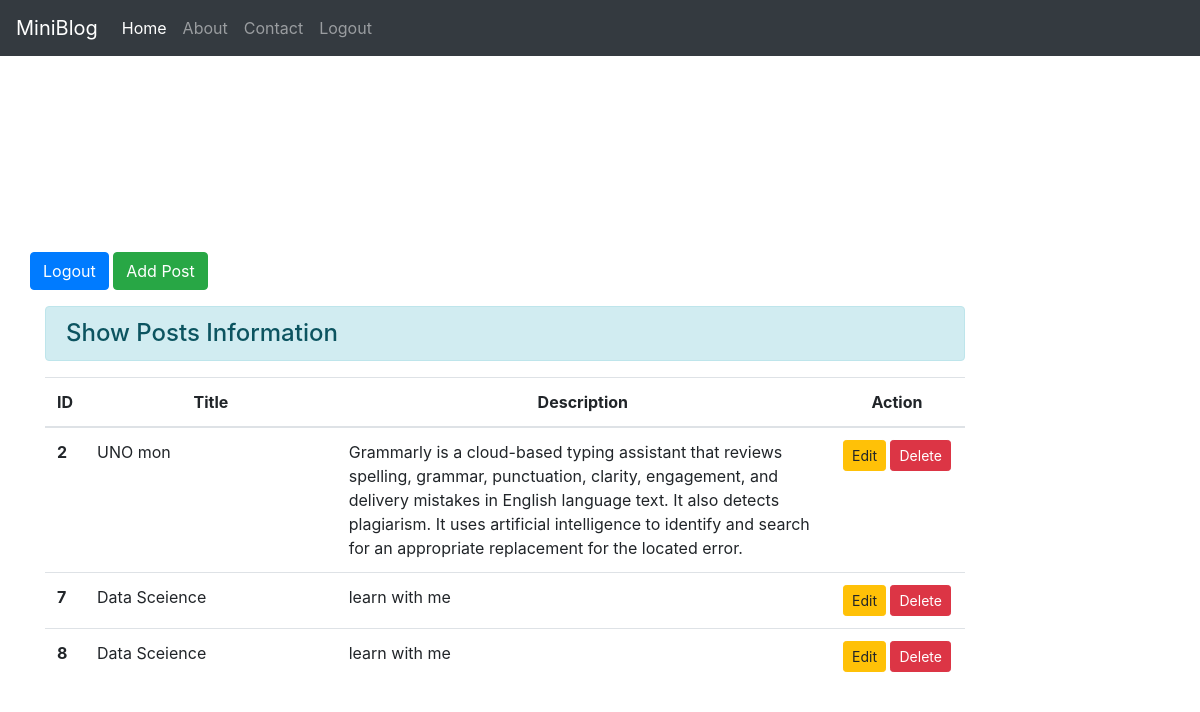
/profile/ (signed in), run on the app's committed database.
### minippa/models.py (models this page shows)
class Post(models.Model):
    title=models.CharField(max_length=150)
    desc=models.TextField()

### minippa/views.py (the view)
# urls.py: path('profile/',views.profile,name='profile'),
def profile(request):
    if request.user.is_authenticated:
        posts=Post.objects.all()
        user=request.user
        full_name=user.get_full_name()
        gps=user.groups.all()
        return render(request,'minippa/profile.html',{'posts':posts,'full_name':full_name,'grops':gps})
    else:
        return HttpResponseRedirect('/signin/')

### minippa/templates/minippa/profile.html (shortened to what this page needs)
{% extends 'minippa/base.html' %} {% block body %}
<div class="container">
  <h1 align="center">Dashboard</h1>
  <h1>Profile</h1>
  <a href="{% url 'logout' %}" class="btn btn-primary"> Logout</a>
  <a href="{% url 'addpost' %}" class="btn btn-success"> Add Post</a>
  <div class="col-sm-10">
    <h4 class="text-cebter alert alert-info mt-3">Show Posts Information</h4>
    {% if posts %}
    <table class="table table-hover bg-white">
      <thead>
        <tr class="text-center">
          <th scope="col" style="width: 2%;">ID</th>
          <th scope="col" style="width: 28%;">Title</th>
          <th scope="col" style="width: 55%;">Description</th>
          <th scope="col" style="width: 15%;">Action</th>
        </tr>
      </thead>
      <tbody>
        {% for post in posts %}
        <tr>
          <th scope="row">{{post.id}}</th>
          <td>{{post.title}}</td>
          <td>{{post.desc}}</td>
          <td class="text-center">
          <a href="{% url 'update' post.id %}" class="btn btn-warning btn-sm">Edit</a>
          {% if perms.minippa.delete_post%}
            <form action="{% url 'deletepost' post.id %}" method="POST" class="d-inline">
              <input type="submit" class="btn btn-danger btn-sm" value="Delete"/>
            </form>
            {% endif %}
          </td>
        </tr>
        {% endfor %}
      </tbody>
    </table>
    {% else %}
    <h1 class="text-cebter alert alert-info mt-2">No Records</h1>
    {% endif %}
  </div>
</div>
{% endblock body %}

### minippa/templates/minippa/base.html (shortened to what this page needs)
<!doctype html>
<html lang="en">
  <head>
    <link rel="stylesheet" href="https://cdn.jsdelivr.net/npm/bootstrap@4.0.0/dist/css/bootstrap.min.css">
    {% load static %}
    <link rel="stylesheet" href="{% static 'css/style.css'%}">
  </head>
  <body>
        <nav class="navbar navbar-expand-lg navbar-dark bg-dark" >
            <a class="navbar-brand" href="#">MiniBlog</a>
            <div class="collapse navbar-collapse" id="navbarNavAltMarkup">
              <div class="navbar-nav">
                {% if  not request.user.is_authenticated %}
                <a class="nav-item nav-link active" href="/">Home <span class="sr-only">(current)</span></a>
                <a class="nav-item nav-link"  href="{% url 'about' %}">About</a>
                <a class="nav-item nav-link" href="{% url 'contact' %}">Contact</a>
                <a class="nav-item nav-link" href="{%url 'signin' %}">Login</a>
                <a class="nav-item nav-link" href="{%url 'signup' %}">Signup</a>
                {% else %}
                <a class="nav-item nav-link active" href="/">Home <span class="sr-only">(current)</span></a>
                <a class="nav-item nav-link"  href="{% url 'about' %}">About</a>
                <a class="nav-item nav-link" href="{% url 'contact' %}">Contact</a>
                <a class="nav-item nav-link" href="{% url 'logout' %}">Logout</a>
                {% endif %}
              </div>
            </div>
          </nav>
    {% block body %}
    {% endblock body %}
  </body>
</html>

### minippa/static/css/style.css (style rules this page uses)
body { background-color: white; }
h1 { color: white; font-family: Cinzel, serif; font-size: 46px; }
.container { padding: 70px 0; }

### data on the page
Post: id "2", title "UNO mon", desc "Grammarly is a cloud-based typing assistant that reviews spelling, grammar, punctuation, clarity, engagement, and delivery mistakes in English language text. It also detects plagiarism. It uses artificial intelligence to identify and search for an appropriate replacement for the located error."
Post: id "7", title "Data Sceience", desc "learn with me"
Post: id "8", title "Data Sceience", desc "learn with me"
